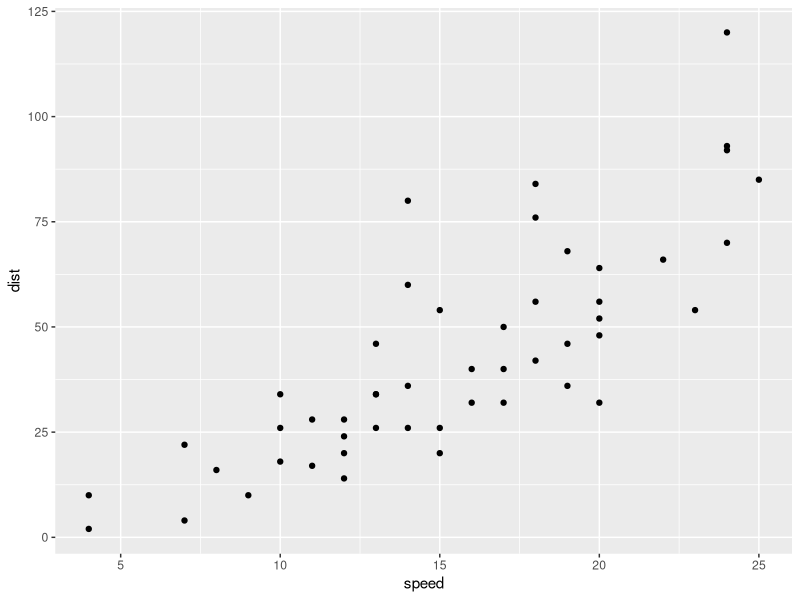
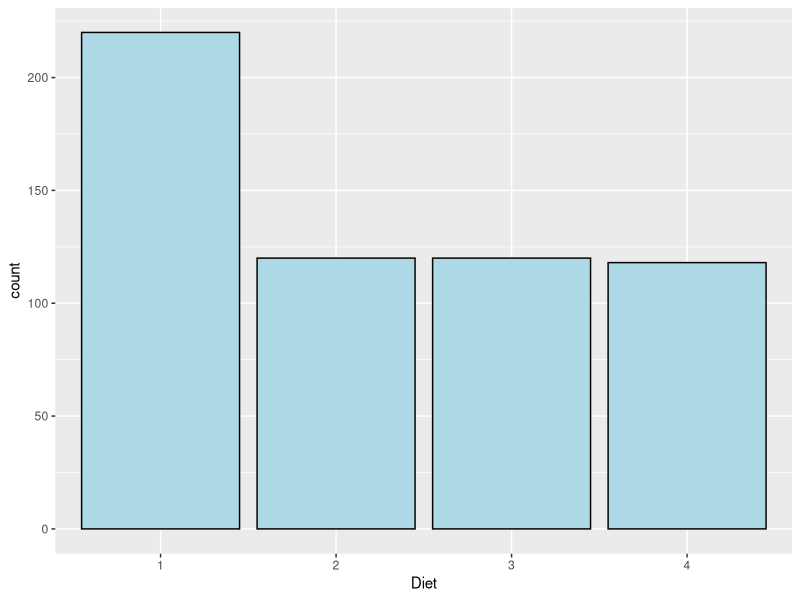
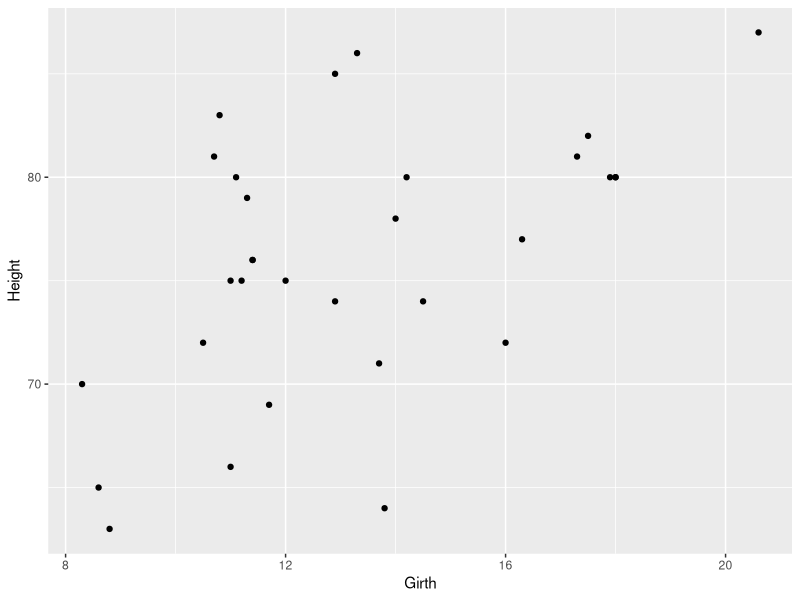
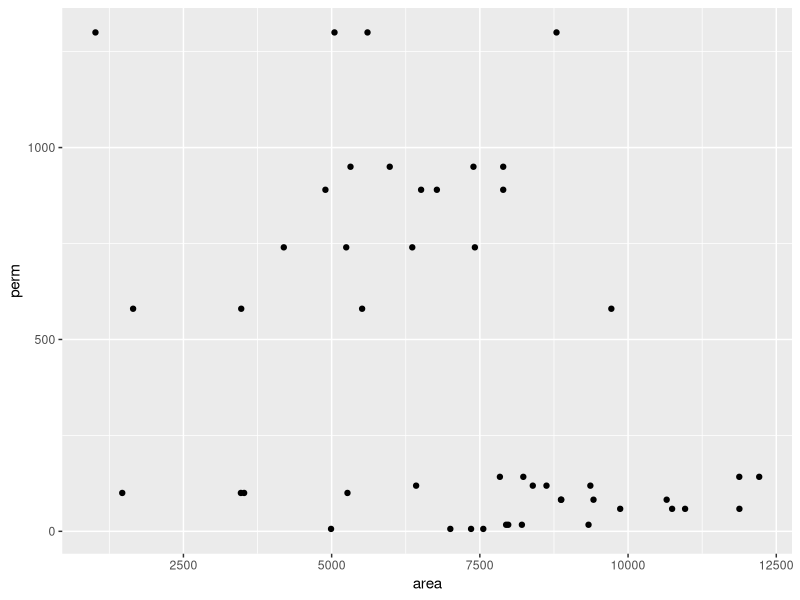

Source code (R) for these figures, in order:
library("ggplot2")

cars
ggplot(data = cars, aes(speed, dist))+
  geom_point()

ChickWeight
ggplot(data = ChickWeight, aes(x=Diet))+
  geom_bar(fill="lightblue", colour = "black")

trees
ggplot(data = trees, aes(Girth, Height))+
  geom_point()


rock
ggplot(data = rock, aes(area, perm))+
  geom_point()


